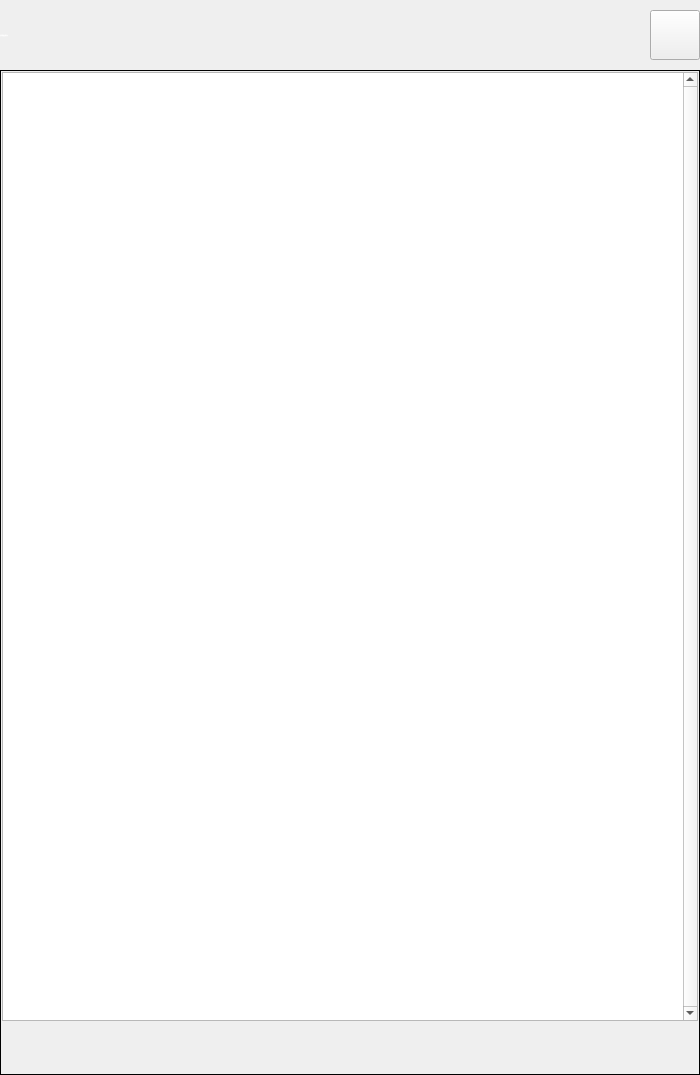
<?xml version="1.0" encoding="UTF-8"?>
<ui version="4.0">
 <class>DialogLogPar</class>
 <widget class="QDialog" name="DialogLogPar">
  <property name="geometry">
   <rect>
    <x>0</x>
    <y>0</y>
    <width>700</width>
    <height>1075</height>
   </rect>
  </property>
  <property name="minimumSize">
   <size>
    <width>700</width>
    <height>1075</height>
   </size>
  </property>
  <property name="maximumSize">
   <size>
    <width>700</width>
    <height>1075</height>
   </size>
  </property>
  <property name="font">
   <font>
    <family>微软雅黑</family>
    <pointsize>-1</pointsize>
    <weight>50</weight>
    <italic>false</italic>
    <bold>false</bold>
   </font>
  </property>
  <property name="windowTitle">
   <string notr="true">记录参数设置状态</string>
  </property>
  <property name="styleSheet">
   <string notr="true">font: 28px &quot;微软雅黑&quot;;</string>
  </property>
  <layout class="QVBoxLayout" name="verticalLayoutForm">
   <property name="spacing">
    <number>0</number>
   </property>
   <property name="margin">
    <number>0</number>
   </property>
   <item>
    <widget class="QFrame" name="frameTitle">
     <property name="sizePolicy">
      <sizepolicy hsizetype="Preferred" vsizetype="Fixed">
       <horstretch>0</horstretch>
       <verstretch>0</verstretch>
      </sizepolicy>
     </property>
     <property name="minimumSize">
      <size>
       <width>0</width>
       <height>70</height>
      </size>
     </property>
     <property name="maximumSize">
      <size>
       <width>16777215</width>
       <height>70</height>
      </size>
     </property>
     <property name="styleSheet">
      <string notr="true">QFrame#frameTitle
{
	background-color: transparent;
	border-image: url(:/img/widget/DialogTitle.png) 0 12 0 12;
	border-left: 12px transparent;
	border-right: 12px transparent;
}
</string>
     </property>
     <property name="frameShape">
      <enum>QFrame::NoFrame</enum>
     </property>
     <property name="frameShadow">
      <enum>QFrame::Raised</enum>
     </property>
     <layout class="QHBoxLayout" name="horizontalLayoutTitle">
      <property name="spacing">
       <number>5</number>
      </property>
      <property name="margin">
       <number>0</number>
      </property>
      <item>
       <widget class="QLabel" name="labelTitle">
        <property name="sizePolicy">
         <sizepolicy hsizetype="Preferred" vsizetype="Fixed">
          <horstretch>0</horstretch>
          <verstretch>0</verstretch>
         </sizepolicy>
        </property>
        <property name="minimumSize">
         <size>
          <width>0</width>
          <height>50</height>
         </size>
        </property>
        <property name="maximumSize">
         <size>
          <width>16777215</width>
          <height>50</height>
         </size>
        </property>
        <property name="font">
         <font>
          <family>微软雅黑</family>
          <pointsize>-1</pointsize>
          <weight>50</weight>
          <italic>false</italic>
          <bold>false</bold>
         </font>
        </property>
        <property name="styleSheet">
         <string notr="true">QLabel#labelTitle
{
	color: white;
}
</string>
        </property>
        <property name="frameShape">
         <enum>QFrame::NoFrame</enum>
        </property>
        <property name="text">
         <string>记录参数设置状态</string>
        </property>
       </widget>
      </item>
      <item>
       <widget class="xPushButton" name="pushButtonClose">
        <property name="sizePolicy">
         <sizepolicy hsizetype="Fixed" vsizetype="Fixed">
          <horstretch>0</horstretch>
          <verstretch>0</verstretch>
         </sizepolicy>
        </property>
        <property name="minimumSize">
         <size>
          <width>50</width>
          <height>50</height>
         </size>
        </property>
        <property name="maximumSize">
         <size>
          <width>50</width>
          <height>50</height>
         </size>
        </property>
        <property name="font">
         <font>
          <family>微软雅黑</family>
          <pointsize>-1</pointsize>
          <weight>50</weight>
          <italic>false</italic>
          <bold>false</bold>
         </font>
        </property>
        <property name="focusPolicy">
         <enum>Qt::NoFocus</enum>
        </property>
        <property name="styleSheet">
         <string notr="true">QPushButton#pushButtonClose:!pressed
{
	border-image: url(:/img/widget/BtnCloseNormal.png);
}

QPushButton#pushButtonClose:pressed
{
	border-image: url(:/img/widget/BtnClosePress.png);
}
</string>
        </property>
        <property name="text">
         <string notr="true"/>
        </property>
        <property name="iconSize">
         <size>
          <width>32</width>
          <height>32</height>
         </size>
        </property>
       </widget>
      </item>
     </layout>
    </widget>
   </item>
   <item>
    <widget class="QFrame" name="frameMainArea">
     <property name="font">
      <font>
       <family>微软雅黑</family>
       <pointsize>-1</pointsize>
       <weight>50</weight>
       <italic>false</italic>
       <bold>false</bold>
      </font>
     </property>
     <property name="styleSheet">
      <string notr="true"/>
     </property>
     <property name="frameShape">
      <enum>QFrame::Panel</enum>
     </property>
     <property name="frameShadow">
      <enum>QFrame::Plain</enum>
     </property>
     <property name="IsMainArea" stdset="0">
      <bool>true</bool>
     </property>
     <layout class="QVBoxLayout" name="verticalLayoutFrame">
      <property name="spacing">
       <number>2</number>
      </property>
      <property name="margin">
       <number>1</number>
      </property>
      <item>
       <widget class="QPlainTextEdit" name="textDisplay">
        <property name="font">
         <font>
          <family>微软雅黑</family>
          <pointsize>-1</pointsize>
          <weight>50</weight>
          <italic>false</italic>
          <bold>false</bold>
         </font>
        </property>
        <property name="focusPolicy">
         <enum>Qt::NoFocus</enum>
        </property>
        <property name="acceptDrops">
         <bool>false</bool>
        </property>
        <property name="styleSheet">
         <string notr="true"/>
        </property>
        <property name="verticalScrollBarPolicy">
         <enum>Qt::ScrollBarAlwaysOn</enum>
        </property>
        <property name="documentTitle">
         <string notr="true"/>
        </property>
        <property name="undoRedoEnabled">
         <bool>false</bool>
        </property>
        <property name="readOnly">
         <bool>true</bool>
        </property>
        <property name="plainText">
         <string/>
        </property>
        <property name="textInteractionFlags">
         <set>Qt::NoTextInteraction</set>
        </property>
        <property name="centerOnScroll">
         <bool>false</bool>
        </property>
       </widget>
      </item>
      <item>
       <widget class="QLabel" name="labelTime">
        <property name="sizePolicy">
         <sizepolicy hsizetype="Preferred" vsizetype="Fixed">
          <horstretch>0</horstretch>
          <verstretch>0</verstretch>
         </sizepolicy>
        </property>
        <property name="minimumSize">
         <size>
          <width>0</width>
          <height>50</height>
         </size>
        </property>
        <property name="maximumSize">
         <size>
          <width>16777215</width>
          <height>50</height>
         </size>
        </property>
        <property name="font">
         <font>
          <family>微软雅黑</family>
          <pointsize>-1</pointsize>
          <weight>50</weight>
          <italic>false</italic>
          <bold>false</bold>
         </font>
        </property>
        <property name="frameShape">
         <enum>QFrame::NoFrame</enum>
        </property>
        <property name="frameShadow">
         <enum>QFrame::Sunken</enum>
        </property>
        <property name="text">
         <string notr="true"/>
        </property>
        <property name="margin">
         <number>5</number>
        </property>
       </widget>
      </item>
     </layout>
    </widget>
   </item>
  </layout>
 </widget>
 <customwidgets>
  <customwidget>
   <class>xPushButton</class>
   <extends>QPushButton</extends>
   <header>xpushbutton.h</header>
  </customwidget>
 </customwidgets>
 <resources/>
 <connections>
  <connection>
   <sender>pushButtonClose</sender>
   <signal>clicked()</signal>
   <receiver>DialogLogPar</receiver>
   <slot>reject()</slot>
   <hints>
    <hint type="sourcelabel">
     <x>662</x>
     <y>24</y>
    </hint>
    <hint type="destinationlabel">
     <x>806</x>
     <y>34</y>
    </hint>
   </hints>
  </connection>
 </connections>
</ui>
